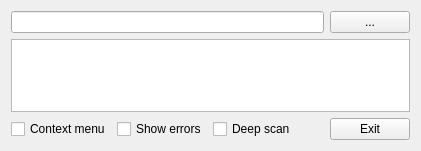
<?xml version="1.0" encoding="UTF-8"?>
<ui version="4.0">
 <class>LiteWindow</class>
 <widget class="QMainWindow" name="LiteWindow">
  <property name="geometry">
   <rect>
    <x>0</x>
    <y>0</y>
    <width>421</width>
    <height>151</height>
   </rect>
  </property>
  <property name="minimumSize">
   <size>
    <width>421</width>
    <height>151</height>
   </size>
  </property>
  <property name="maximumSize">
   <size>
    <width>421</width>
    <height>151</height>
   </size>
  </property>
  <property name="windowTitle">
   <string>MainWindow</string>
  </property>
  <widget class="QWidget" name="centralWidget">
   <layout class="QVBoxLayout" name="verticalLayout">
    <item>
     <layout class="QHBoxLayout" name="horizontalLayout_2">
      <item>
       <widget class="QLineEdit" name="lineEditFileName">
        <property name="readOnly">
         <bool>true</bool>
        </property>
       </widget>
      </item>
      <item>
       <widget class="QPushButton" name="pushButtonOpen">
        <property name="text">
         <string>...</string>
        </property>
       </widget>
      </item>
     </layout>
    </item>
    <item>
     <widget class="QTextEdit" name="textEdit">
      <property name="readOnly">
       <bool>true</bool>
      </property>
     </widget>
    </item>
    <item>
     <layout class="QHBoxLayout" name="horizontalLayout">
      <item>
       <widget class="QCheckBox" name="checkBoxAddToContextMenu">
        <property name="text">
         <string>Context menu</string>
        </property>
       </widget>
      </item>
      <item>
       <widget class="QCheckBox" name="checkBoxShowErrors">
        <property name="text">
         <string>Show errors</string>
        </property>
       </widget>
      </item>
      <item>
       <widget class="QCheckBox" name="checkBoxDeepScan">
        <property name="text">
         <string>Deep scan</string>
        </property>
       </widget>
      </item>
      <item>
       <spacer name="horizontalSpacer">
        <property name="orientation">
         <enum>Qt::Horizontal</enum>
        </property>
        <property name="sizeHint" stdset="0">
         <size>
          <width>40</width>
          <height>20</height>
         </size>
        </property>
       </spacer>
      </item>
      <item>
       <widget class="QPushButton" name="pushButtonExit">
        <property name="text">
         <string>Exit</string>
        </property>
       </widget>
      </item>
     </layout>
    </item>
   </layout>
  </widget>
 </widget>
 <layoutdefault spacing="6" margin="11"/>
 <resources/>
 <connections/>
</ui>
